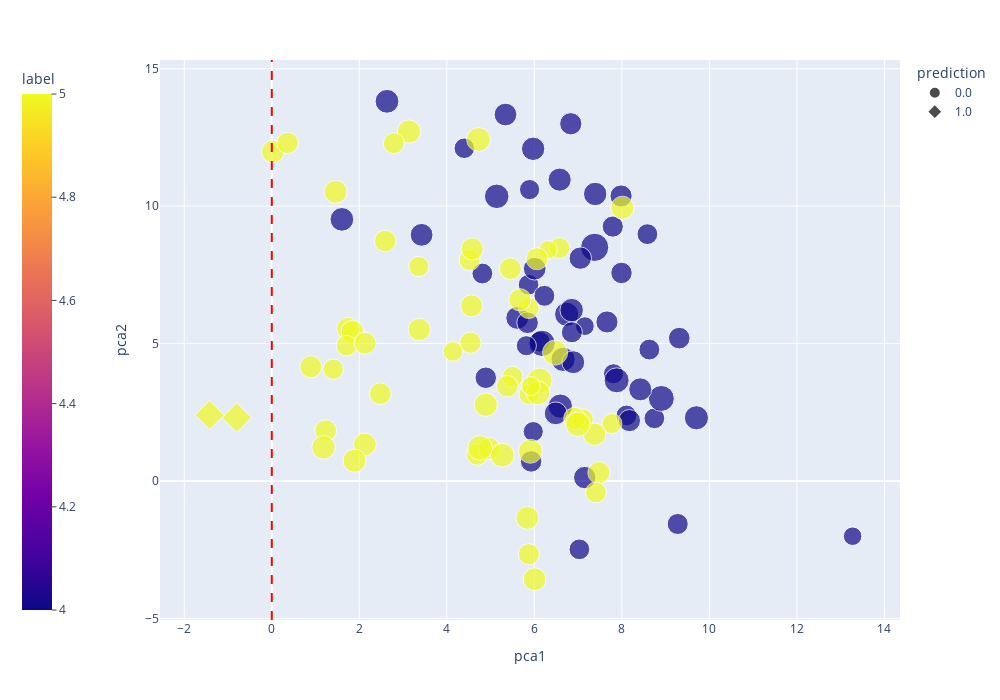

The notebook cell saved with this chart:
### Code cell
eval_df["random_value"] = np.random.rand(len(eval_df))
eval_df["label"] = eval_df["label"] #+ 1

scatter = px.scatter(eval_df, x='pca1', y='pca2', 
                     color="label",
                     size="output_length", 
                     symbol= "prediction",
                     hover_data=["input/output", "output_length", "switch"],
                     color_discrete_sequence=color_selction)

scatter.update_layout(
    # autosize=True,
    width=1000,
    height=700,)

scatter.update_layout(coloraxis_colorbar=dict(yanchor="top", y=1, x=-0.2,
                                          ticks="outside"))

scatter.add_vline(x=0, line_dash="dash", line_color="red")

scatter.show()

### Figure 1 — Plotly figure (JSON) as saved in the notebook; plotly's stock layout.template omitted (floating-point values rounded to 4 significant figures; data arrays with more than 128 entries replaced by an {"elided": "..."} marker saying what was removed)
{"data": [{"customdata": {"elided": "107x3 mixed values"}, "hovertemplate": "prediction=0.0<br>pca1=%{x}<br>pca2=%{y}<br>output_length=%{customdata[1]}<br>input/output=%{customdata[0]}<br>switch=%{customdata[2]}<br>label=%{marker.color}<extra></extra>", "legendgroup": "0.0", "marker": {"color": [4, 4, 4, 4, 4, 4, 4, 4, 4, 4, 4, 4, 4, 4, 4, 4, 4, 4, 4, 4, 4, 4, 4, 4, 4, 4, 4, 4, 4, 4, 4, 4, 4, 4, 4, 4, 4, 4, 4, 4, 4, 4, 4, 4, 4, 4, 4, 4, 4, 4, 4, 4, 5, 5, 5, 5, 5, 5, 5, 5, 5, 5, 5, 5, 5, 5, 5, 5, 5, 5, 5, 5, 5, 5, 5, 5, 5, 5, 5, 5, 5, 5, 5, 5, 5, 5, 5, 5, 5, 5, 5, 5, 5, 5, 5, 5, 5, 5, 5, 5, 5, 5, 5, 5, 5, 5, 5], "coloraxis": "coloraxis", "size": [279, 168, 223, 256, 246, 261, 205, 212, 193, 205, 267, 248, 214, 206, 233, 206, 205, 278, 203, 234, 239, 329, 164, 263, 208, 220, 298, 321, 278, 261, 381, 287, 206, 239, 236, 210, 234, 195, 201, 270, 245, 250, 209, 253, 222, 193, 251, 281, 248, 219, 219, 193, 205, 193, 208, 208, 300, 299, 269, 192, 214, 216, 238, 195, 170, 218, 198, 236, 242, 235, 228, 241, 285, 252, 223, 227, 210, 247, 232, 229, 235, 249, 252, 271, 227, 270, 214, 262, 251, 206, 270, 208, 246, 218, 253, 164, 233, 260, 211, 291, 224, 231, 256, 231, 186, 265, 227], "sizemode": "area", "sizeref": 0.9525, "symbol": "circle"}, "mode": "markers", "name": "0.0", "orientation": "v", "showlegend": true, "type": "scatter", "x": [6.656, 7.155, 9.312, 6.579, 5.34, 5.973, 7.029, 9.276, 7.808, 8.104, 1.602, 3.423, 7.792, 8.584, 7.659, 6.122, 8.743, 6.739, 5.868, 8.174, 7.152, 6.175, 13.27, 6.853, 8.628, 4.89, 7.88, 8.902, 9.704, 7.39, 7.378, 5.14, 4.812, 7.05, 6.833, 6.857, 7.982, 5.891, 4.399, 2.633, 6.008, 5.609, 6.229, 8.42, 5.845, 5.817, 6.889, 6.594, 6.488, 7.992, 5.926, 5.975, 5.502, 5.878, 6.575, 5.873, 6.12, 6.474, 6.084, 7.773, 7.107, 4.692, 3.37, 3.361, 5.921, 4.539, 1.405, 5.67, 1.742, 7.475, 6.921, 7.377, 6.994, 1.458, 2.592, 5.452, 4.52, 2.128, 4.565, 4.966, 4.58, 6.006, 5.842, 5.909, 1.232, 5.268, 5.875, 4.89, 1.843, 1.711, 4.725, 7.407, 0.0252, 0.3618, 8.014, 6.311, 6.061, 3.135, 2.789, 4.758, 5.379, 2.131, 1.891, 0.8915, 4.141, 1.183, 2.479], "xaxis": "x", "y": [4.424, 5.633, 5.198, 10.96, 13.33, 12.09, -2.489, -1.566, 3.9, 2.383, 9.519, 8.957, 9.256, 8.982, 5.786, 5.065, 2.278, 6.066, 7.14, 2.196, 0.123, 5.008, -2.011, 6.216, 4.781, 3.755, 3.662, 3.002, 2.298, 10.44, 8.501, 10.36, 7.548, 8.108, 13.0, 5.409, 10.37, 10.6, 12.11, 13.82, 7.723, 5.933, 6.736, 3.333, 5.756, 4.921, 4.321, 2.721, 2.46, 7.57, 0.7092, 1.796, 3.793, 3.149, 8.475, 6.29, 3.656, 4.67, 3.2, 2.089, 2.242, 0.9548, 5.51, 7.804, 3.451, 5.032, 4.067, 6.593, 5.542, 0.2996, 2.278, 1.699, 2.064, 10.52, 8.731, 7.726, 8.037, 1.332, 6.374, 1.18, 8.444, -3.577, -1.345, 1.079, 1.83, 0.9348, -2.667, 2.773, 5.424, 4.924, 12.43, -0.4174, 11.99, 12.3, 9.944, 8.41, 8.088, 12.72, 12.29, 1.203, 3.446, 5.014, 0.7393, 4.153, 4.714, 1.222, 3.175], "yaxis": "y"}, {"customdata": [["Frazzledrip", 250, "fake"], ["Dead Internet Theory", 242, "fake"]], "hovertemplate": "prediction=1.0<br>pca1=%{x}<br>pca2=%{y}<br>output_length=%{customdata[1]}<br>input/output=%{customdata[0]}<br>switch=%{customdata[2]}<br>label=%{marker.color}<extra></extra>", "legendgroup": "1.0", "marker": {"color": [5, 5], "coloraxis": "coloraxis", "size": [250, 242], "sizemode": "area", "sizeref": 0.9525, "symbol": "diamond"}, "mode": "markers", "name": "1.0", "orientation": "v", "showlegend": true, "type": "scatter", "x": [-0.7993, -1.421], "xaxis": "x", "y": [2.305, 2.393], "yaxis": "y"}], "layout": {"coloraxis": {"colorbar": {"ticks": "outside", "title": {"text": "label"}, "x": -0.2, "y": 1, "yanchor": "top"}, "colorscale": [[0, "#0d0887"], [0.1111, "#46039f"], [0.2222, "#7201a8"], [0.3333, "#9c179e"], [0.4444, "#bd3786"], [0.5556, "#d8576b"], [0.6667, "#ed7953"], [0.7778, "#fb9f3a"], [0.8889, "#fdca26"], [1, "#f0f921"]]}, "height": 700, "legend": {"itemsizing": "constant", "title": {"text": "prediction"}, "tracegroupgap": 0}, "margin": {"t": 60}, "shapes": [{"line": {"color": "red", "dash": "dash"}, "type": "line", "x0": 0, "x1": 0, "xref": "x", "y0": 0, "y1": 1, "yref": "y domain"}], "width": 1000, "xaxis": {"anchor": "y", "domain": [0, 1], "title": {"text": "pca1"}}, "yaxis": {"anchor": "x", "domain": [0, 1], "title": {"text": "pca2"}}}}
